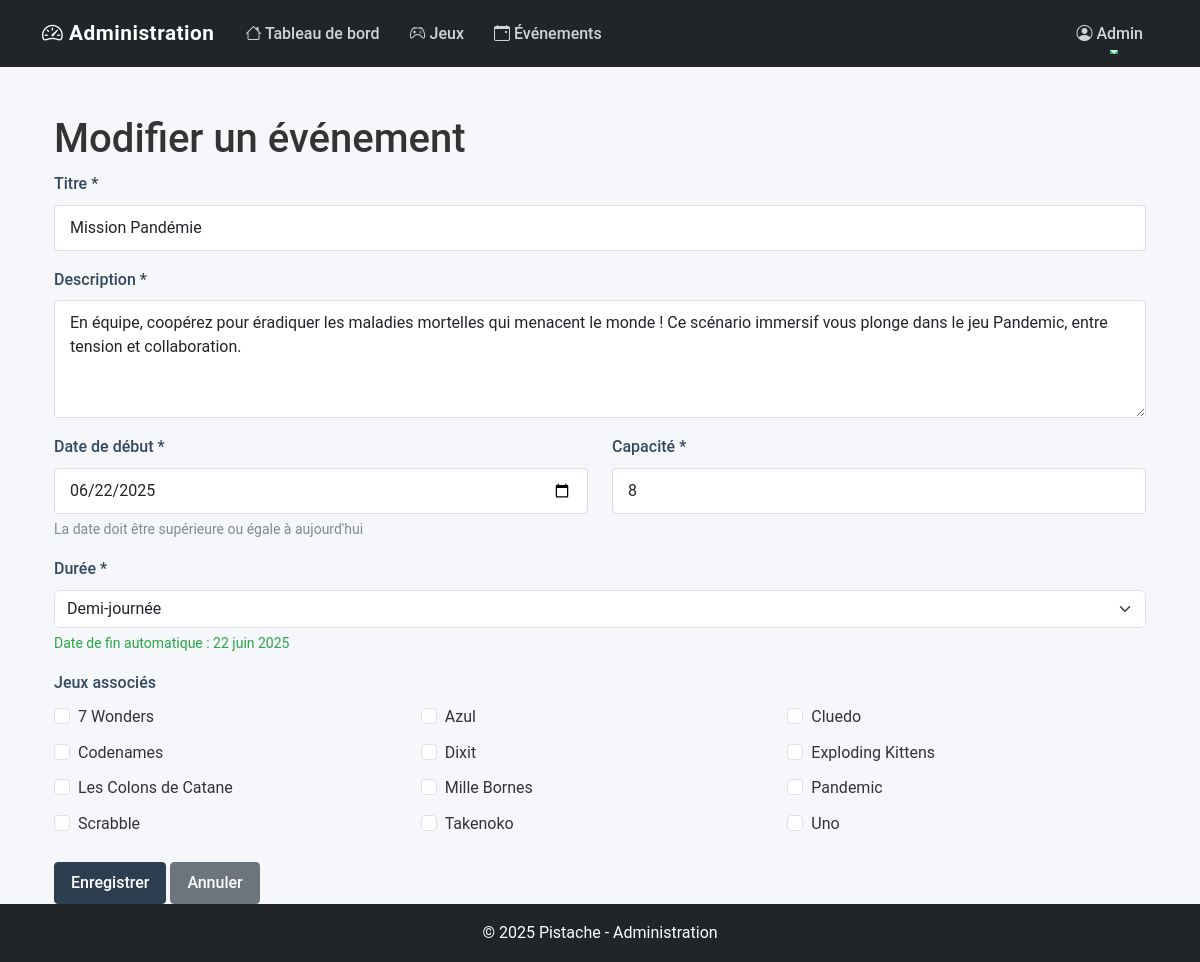
Screenshot of /admin/evenements/modifier.php?id=2 with the database file from the repository.
### tables this page shows
CREATE TABLE evenement(
    id_evenement INT NOT NULL AUTO_INCREMENT,
    titre VARCHAR(100) NOT NULL,
    description TEXT NOT NULL,
    date_debut DATE NOT NULL,
    date_fin DATE NOT NULL,
    capacite_max INT NOT NULL,
    duree_type VARCHAR(50) NOT NULL,
    CONSTRAINT PK_EVENT PRIMARY KEY (id_evenement)
);

CREATE TABLE jeux(
    id_jeux INT NOT NULL AUTO_INCREMENT,
    nom VARCHAR(50) NOT NULL UNIQUE,
    description_courte TEXT NOT NULL,
    description_longue TEXT NOT NULL,
    annee_sortie YEAR NOT NULL,
    date_ajout DATE NOT NULL,
    id_genre INT NOT NULL,
    id_type INT NOT NULL,
    CONSTRAINT PK_JEUX PRIMARY KEY (id_jeux),
    CONSTRAINT FK_GENRE FOREIGN KEY (id_genre) REFERENCES genre (id_genre),
    CONSTRAINT FK_TYPE FOREIGN KEY (id_type) REFERENCES type (id_type)
);

### admin/evenements/modifier.php (the view, shortened to what this page needs)
<?php
$id_evenement = isset($_GET['id']) ? intval($_GET['id']) : 0;
$conn = connexionBDD();
$stmt = $conn->prepare('SELECT * FROM evenement WHERE id_evenement = ?');
$stmt->execute([$id_evenement]);
$evenement = $stmt->fetch(PDO::FETCH_ASSOC);
$stmt = $conn->prepare('SELECT id_jeux FROM jeux_evenement WHERE id_evenement = ?');
$stmt->execute([$id_evenement]);
$jeuxSelectionnes = $stmt->fetchAll(PDO::FETCH_COLUMN);
$stmt = $conn->query("SELECT id_jeux, nom FROM jeux ORDER BY nom");
$jeux = $stmt->fetchAll(PDO::FETCH_ASSOC);
include_once '../includes/admin-header.php';
?>
    <div class="container mt-4">
        <h1>Modifier un événement</h1>
        <form method="post">
            <div class="mb-3">
                <label for="titre" class="form-label">Titre *</label>
                <input type="text" class="form-control" id="titre" name="titre" value="<?php echo htmlspecialchars($evenement['titre']); ?>" required>
            </div>
            <div class="mb-3">
                <label for="description" class="form-label">Description *</label>
                <textarea class="form-control" id="description" name="description" rows="4" required><?php echo htmlspecialchars($evenement['description']); ?></textarea>
            </div>
            <div class="row">
                <div class="col-md-6 mb-3">
                    <label for="date_debut" class="form-label">Date de début *</label>
                    <input type="date" class="form-control" id="date_debut" name="date_debut"
                           value="<?php echo $evenement['date_debut']; ?>"
                           min="<?php echo ($evenement['date_debut'] < date('Y-m-d')) ? $evenement['date_debut'] : date('Y-m-d'); ?>"
                           required>
                    <?php if ($evenement['date_debut'] >= date('Y-m-d')) : ?>
                        <div class="form-text">La date doit être supérieure ou égale à aujourd'hui</div>
                    <?php endif; ?>
                </div>
                <div class="col-md-6 mb-3">
                    <label for="capacite_max" class="form-label">Capacité *</label>
                    <input type="number" class="form-control" id="capacite_max" name="capacite_max" min="1" value="<?php echo $evenement['capacite_max']; ?>" required>
                </div>
            </div>
            <div class="mb-3">
                <label for="duree_type" class="form-label">Durée *</label>
                <select class="form-select" id="duree_type" name="duree_type" required>
                    <option value="demi-journée" <?php if ($evenement['duree_type'] == 'demi-journée') echo 'selected'; ?>>Demi-journée</option>
                </select>
                <div class="form-text" id="date_fin_info"></div>
            </div>
            <div class="mb-3">
                <label class="form-label">Jeux associés</label>
                <div class="row row-cols-1 row-cols-md-3 g-2">
                    <?php foreach ($jeux as $jeu) : ?>
                        <div class="col">
                            <div class="form-check">
                                <input class="form-check-input" type="checkbox" name="jeux[]" value="<?php echo $jeu['id_jeux']; ?>" id="jeu_<?php echo $jeu['id_jeux']; ?>"
                                    <?php if (in_array($jeu['id_jeux'], $jeuxSelectionnes)) echo 'checked'; ?>>
                                <label class="form-check-label" for="jeu_<?php echo $jeu['id_jeux']; ?>">
                                    <?php echo htmlspecialchars($jeu['nom']); ?>
                                </label>
                            </div>
                        </div>
                    <?php endforeach; ?>
                </div>
            </div>
            <div class="mt-4">
                <button type="submit" class="btn btn-primary">Enregistrer</button>
                <a href="liste.php" class="btn btn-secondary">Annuler</a>
            </div>
        </form>
    </div>
<?php include_once '../includes/admin-footer.php'; ?>

### assets/css/admin.css (style rules this page uses)
:root { --admin-primary: #2c3e50; --admin-secondary: #34495e; --admin-accent: #27ae60; --admin-light: #ecf0f1; --admin-success: #2ecc71; --admin-danger: #e74c3c; --admin-warning: #f39c12; --admin-info: #3498db; --admin-text: #333; --admin-muted: #7f8c8d; --admin-border: #ddd; --admin-hover: #f5f5f5; --admin-bg: #f5f7fa; --admin-radius: 6px; --admin-padding: 15px; --admin-margin: 20px; --admin-transition: all 0.2s ease; --admin-shadow: 0 1px 3px rgba(0, 0, 0, 0.1); --admin-shadow-hover: 0 4px 6px rgba(0, 0, 0, 0.1); }
body { font-family: 'Roboto', -apple-system, BlinkMacSystemFont, 'Segoe UI', sans-serif; color: var(--admin-text); background-color: var(--admin-bg); line-height: 1.6; }
.btn { border-radius: 4px; font-weight: 500; padding: 8px 16px; transition: var(--admin-transition); }
.btn-primary { background-color: var(--admin-primary); border-color: var(--admin-primary); }
.form-control { border-radius: 4px; border: 1px solid var(--admin-border); padding: 10px 15px; }
.form-label { font-weight: 500; color: var(--admin-secondary); }
.form-text { color: var(--admin-muted); }

### rows the page displays
evenement: titre "Mission Pandémie", description "En équipe, coopérez pour éradiquer les maladies mortelles qui menacent le monde ! Ce scénario immersif vous plonge dans le jeu Pandemic, entre tension et collaboration.", date_debut "06/22/2025", capacite_max "8", duree_type "Demi-journée"
jeux: nom "7 Wonders"
jeux: nom "Azul"
jeux: nom "Cluedo"
jeux: nom "Codenames"
jeux: nom "Dixit"
jeux: nom "Exploding Kittens"
jeux: nom "Les Colons de Catane"
jeux: nom "Mille Bornes"
jeux: nom "Pandemic"
jeux: nom "Scrabble"
jeux: nom "Takenoko"
jeux: nom "Uno"
